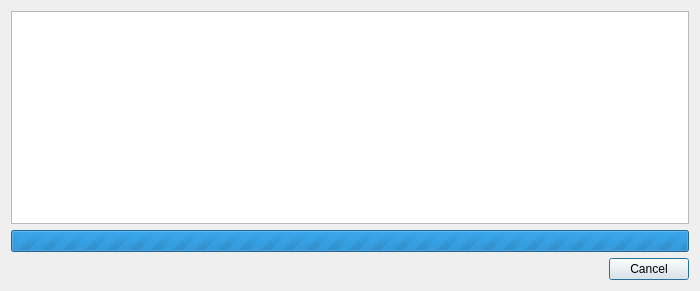
<?xml version="1.0" encoding="UTF-8"?>
<ui version="4.0">
 <class>ProcessProgressDialog</class>
 <widget class="QDialog" name="ProcessProgressDialog">
  <property name="geometry">
   <rect>
    <x>0</x>
    <y>0</y>
    <width>700</width>
    <height>291</height>
   </rect>
  </property>
  <property name="windowTitle">
   <string>Process Progress</string>
  </property>
  <layout class="QVBoxLayout" name="verticalLayout">
   <item>
    <widget class="QTextBrowser" name="consoleOutput"/>
   </item>
   <item>
    <widget class="QProgressBar" name="progressBar">
     <property name="maximum">
      <number>0</number>
     </property>
     <property name="value">
      <number>-1</number>
     </property>
     <property name="invertedAppearance">
      <bool>false</bool>
     </property>
    </widget>
   </item>
   <item>
    <widget class="QDialogButtonBox" name="buttonBox">
     <property name="orientation">
      <enum>Qt::Horizontal</enum>
     </property>
     <property name="standardButtons">
      <set>QDialogButtonBox::Cancel</set>
     </property>
    </widget>
   </item>
  </layout>
 </widget>
 <resources/>
 <connections>
  <connection>
   <sender>buttonBox</sender>
   <signal>accepted()</signal>
   <receiver>ProcessProgressDialog</receiver>
   <slot>accept()</slot>
   <hints>
    <hint type="sourcelabel">
     <x>248</x>
     <y>254</y>
    </hint>
    <hint type="destinationlabel">
     <x>157</x>
     <y>274</y>
    </hint>
   </hints>
  </connection>
  <connection>
   <sender>buttonBox</sender>
   <signal>rejected()</signal>
   <receiver>ProcessProgressDialog</receiver>
   <slot>reject()</slot>
   <hints>
    <hint type="sourcelabel">
     <x>316</x>
     <y>260</y>
    </hint>
    <hint type="destinationlabel">
     <x>286</x>
     <y>274</y>
    </hint>
   </hints>
  </connection>
 </connections>
</ui>
